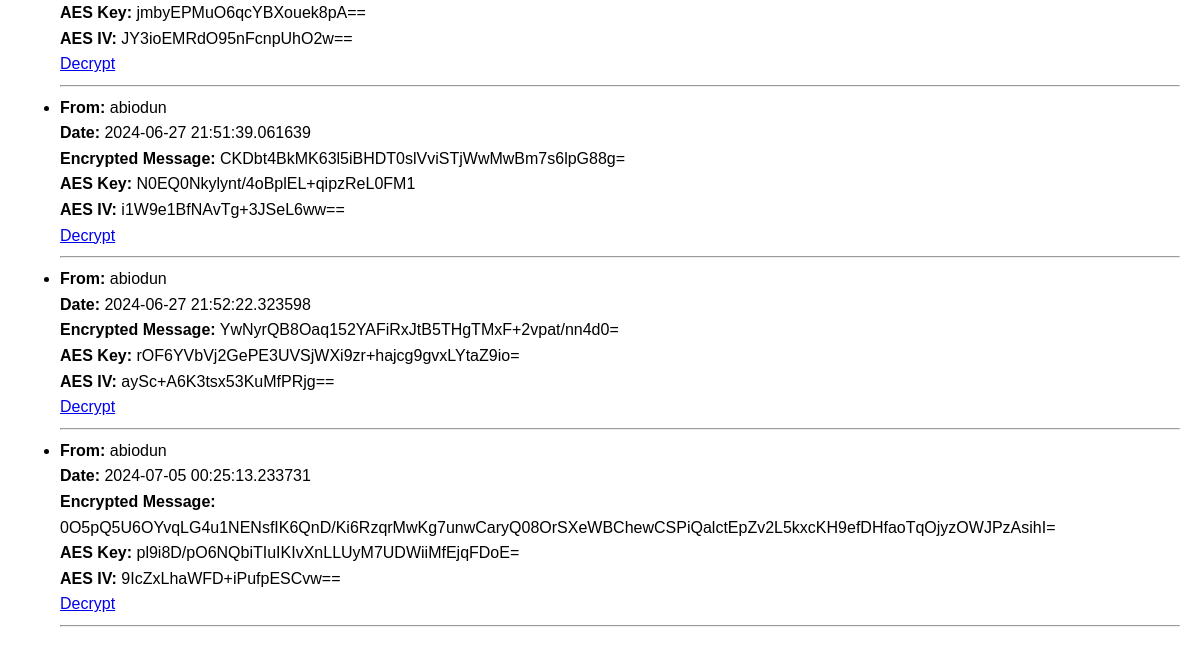
/messages (signed in, lower part), run on an earlier commit of the app's database.
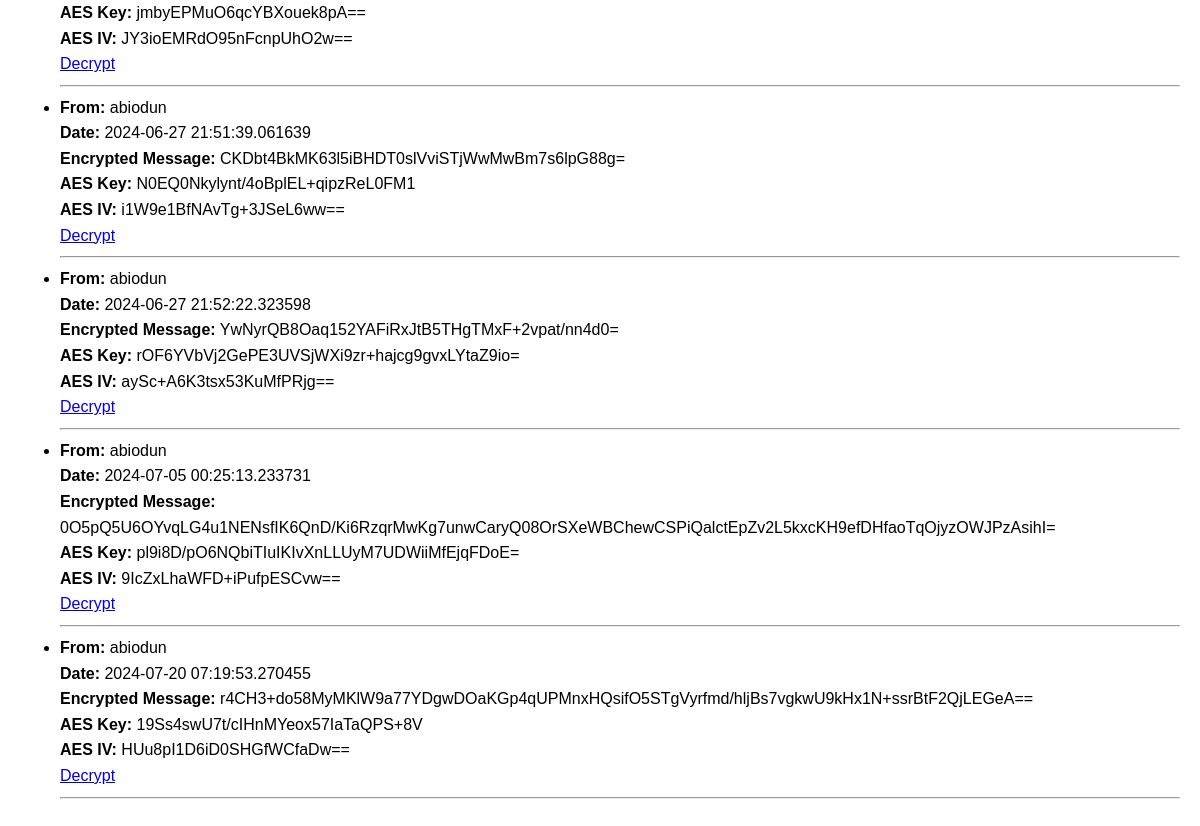
And on a later commit of the database.
### app/models.py (models this page shows, shortened)
class Message(db.Model):
    id = db.Column(db.Integer, primary_key=True)
    sender_id = db.Column(db.Integer, db.ForeignKey('user.id'), nullable=False)
    recipient_id = db.Column(db.Integer, db.ForeignKey('user.id'), nullable=False)
    body = db.Column(db.Text, nullable=False)
    timestamp = db.Column(db.DateTime, index=True, default=datetime.utcnow)
    aes_algorithm = db.Column(db.String(64))
    aes_key = db.Column(db.String(64))
    aes_iv = db.Column(db.String(64))

class User(UserMixin, db.Model):
    id = db.Column(db.Integer, primary_key=True)
    first_name = db.Column(db.String(64))
    last_name = db.Column(db.String(64))
    phone = db.Column(db.String(20), nullable=False)
    username = db.Column(db.String(64), index=True, unique=True)
    email = db.Column(db.String(120), index=True, unique=True)
    password_hash = db.Column(db.String(128))
    messages_sent = db.relationship('Message', foreign_keys='Message.sender_id', backref='sender', lazy='dynamic')
    messages_received = db.relationship('Message', foreign_keys='Message.recipient_id', backref='recipient', lazy='dynamic')

### app/routes.py (the view)
@bp.route('/messages')
@login_required
def messages():
    received_messages = Message.query.filter_by(recipient_id=current_user.id).all()
    decrypted_messages = [(msg, msg.body) for msg in received_messages]
    return render_template('messages.html', messages=decrypted_messages)

### app/models.py (called while the page is built)
@login_manager.user_loader
def load_user(user_id):
    return User.query.get(int(user_id))

### app/templates/messages.html (shortened to what this page needs)
{% extends "base.html" %}
{% block content %}
  <ul>
    {% for message, encrypted_body in messages %}
      <li>
        <strong>From:</strong> {{ message.sender.username }}<br>
        <strong>Date:</strong> {{ message.timestamp }}<br>
        <strong>Encrypted Message:</strong> {{ encrypted_body }}<br>
        <strong>AES Key:</strong> {{ message.aes_key }}<br>
        <strong>AES IV:</strong> {{ message.aes_iv }}<br>
        <a href="{{ url_for('main.decrypt_message_manual', message_id=message.id) }}">Decrypt</a>
      </li>
      <hr>
    {% endfor %}
  </ul>
{% endblock %}

What changed in the data, as far as the page shows it:
added Message: sender.username "abiodun", timestamp "2024-07-20 07:19:53.270455", body "r4CH3+do58MyMKlW9a77YDgwDOaKGp4qUPMnxHQsifO5STgVyrfmd/hljBs7vgkwU9kHx1N+ssrBtF2QjLEGeA==", aes_key "19Ss4swU7t/cIHnMYeox57IaTaQPS+8V", aes_iv "HUu8pI1D6iD0SHGfWCfaDw=="
